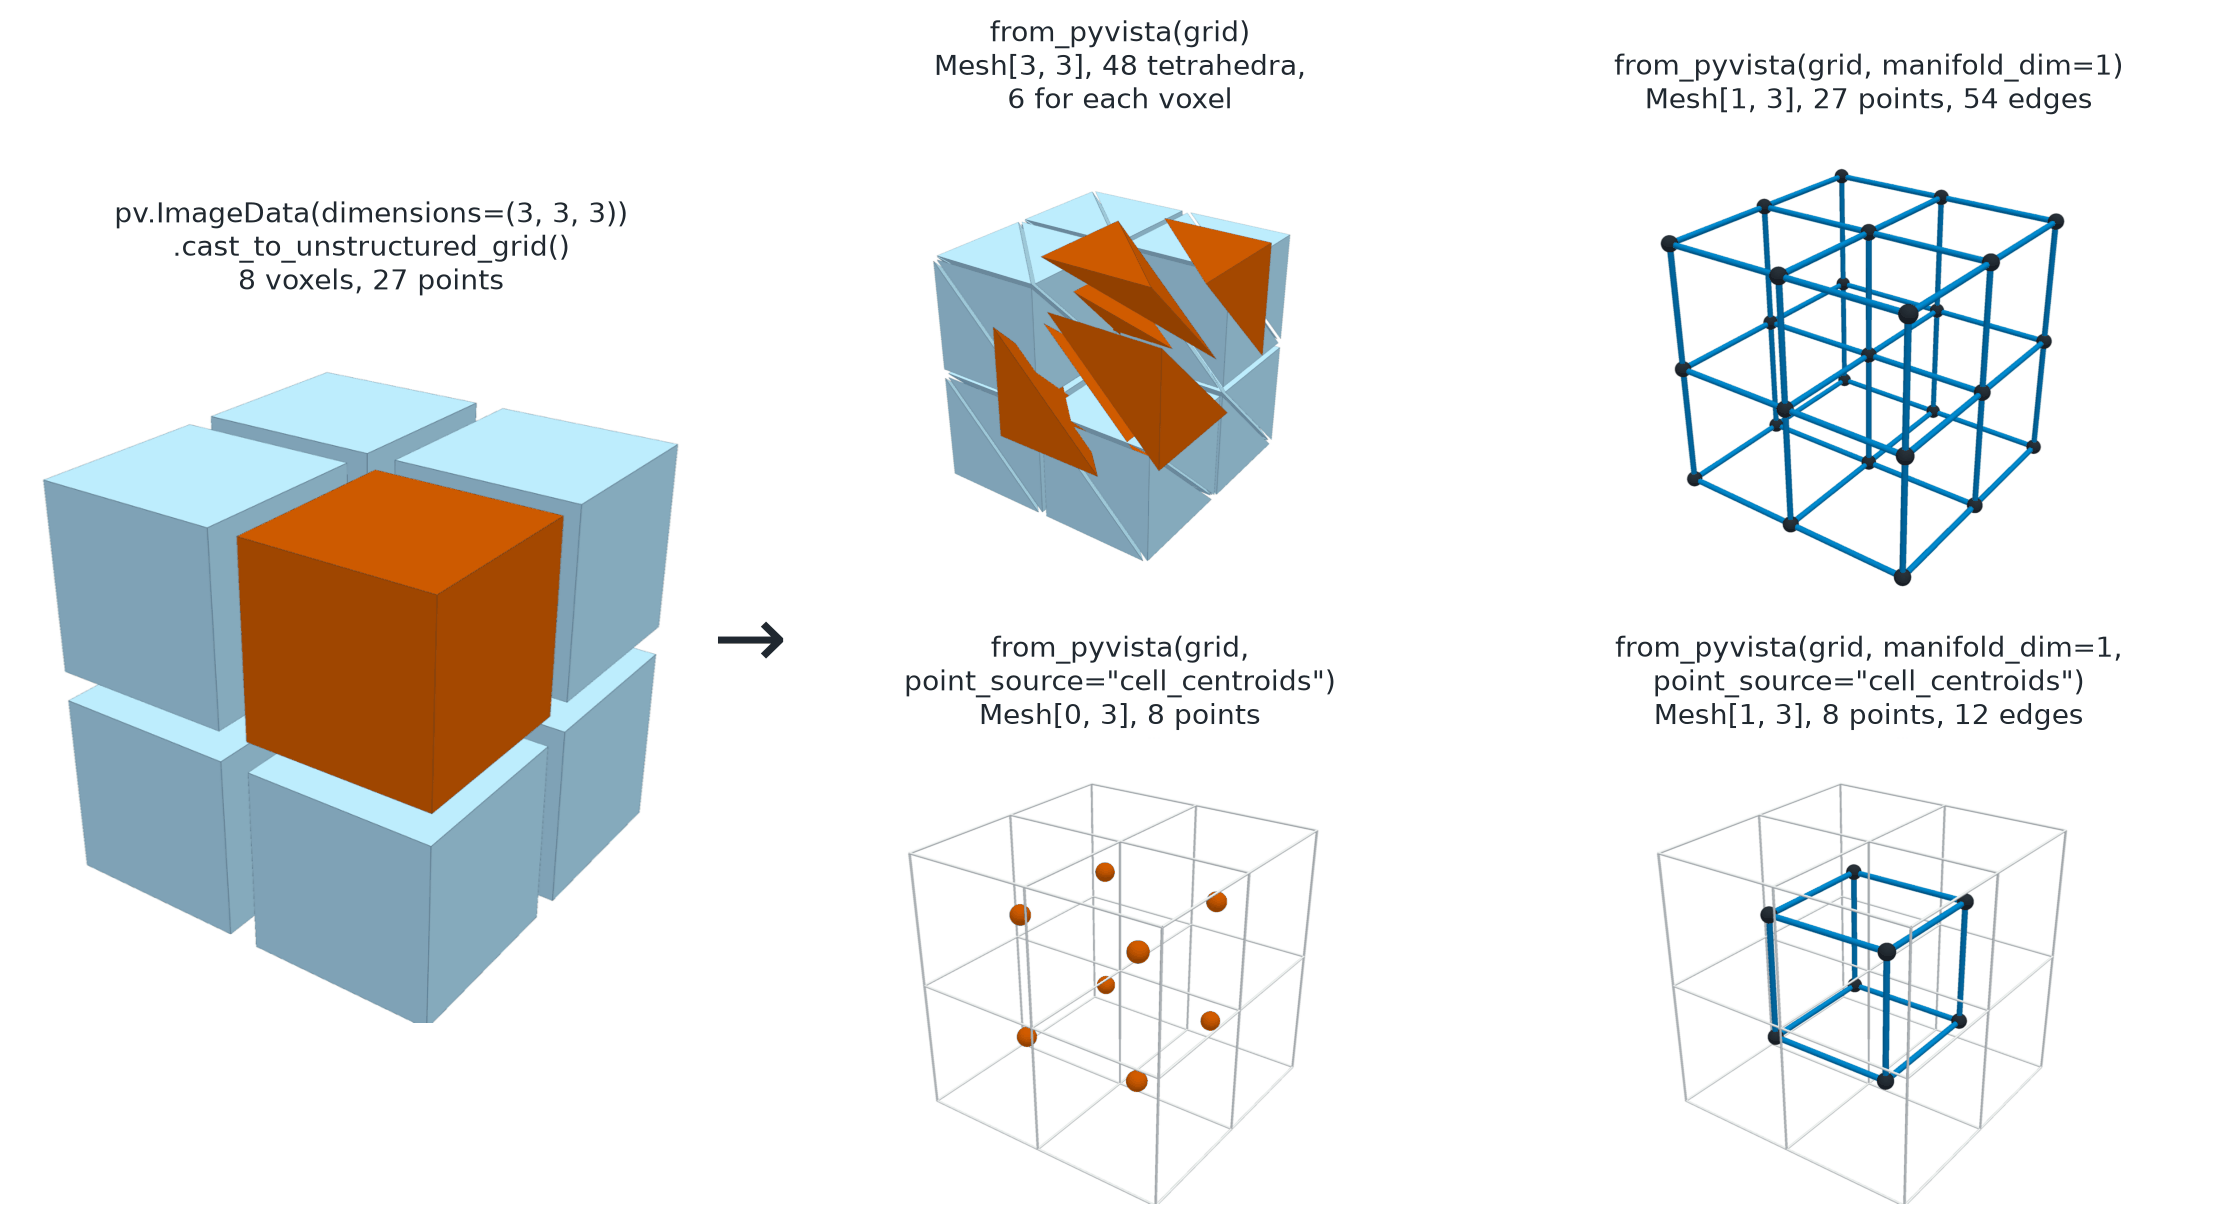

Write the Python code that produced this figure.
# SPDX-FileCopyrightText: Copyright (c) 2023 - 2026 NVIDIA CORPORATION & AFFILIATES.
# SPDX-FileCopyrightText: All rights reserved.
# SPDX-License-Identifier: Apache-2.0
#
# Licensed under the Apache License, Version 2.0 (the "License");
# you may not use this file except in compliance with the License.
# You may obtain a copy of the License at
#
# http://www.apache.org/licenses/LICENSE-2.0
#
# Unless required by applicable law or agreed to in writing, software
# distributed under the License is distributed on an "AS IS" BASIS,
# WITHOUT WARRANTIES OR CONDITIONS OF ANY KIND, either express or implied.
# See the License for the specific language governing permissions and
# limitations under the License.

"""Convert a 2 x 2 x 2 voxel grid with from_pyvista in four ways."""

from pathlib import Path

import matplotlib.pyplot as plt
import numpy as np
import pyvista as pv
import torch
from _style import (
    FAINT_EDGE,
    RESULT,
    SECOND,
    SURFACE,
    SURFACE_EDGE,
    TEXT,
    render,
    save,
    spheres,
    tubes,
)

from physicsnemo.mesh import Mesh
from physicsnemo.mesh.io import from_pyvista, to_pyvista

OUTPUT = Path(__file__).parent / "io_cells_to_simplices.png"

WINDOW = (900, 900)
ZOOM = 1.05
SOLID = {"show_edges": True, "edge_color": SURFACE_EDGE, "line_width": 1.0}


def _graph(mesh, context):
    """A graph as blue tubes and dark nodes, over the faint edges of the voxels."""

    return [
        (tubes(context, radius=0.008), {"color": FAINT_EDGE}),
        (to_pyvista(mesh).tube(radius=0.022), {"color": SECOND}),
        (spheres(mesh.points.numpy(), radius=0.06), {"color": TEXT}),
    ]


def main():
    """Generate the documentation image."""

    grid = pv.ImageData(dimensions=(3, 3, 3)).cast_to_unstructured_grid()

    tets = from_pyvista(grid)
    edges = from_pyvista(grid, manifold_dim=1)
    centroids = from_pyvista(grid, point_source="cell_centroids")
    dual = from_pyvista(grid, manifold_dim=1, point_source="cell_centroids")

    # Mark one voxel, the one nearest the camera, and the tetrahedra cut from it.
    voxel_centers = torch.from_numpy(np.asarray(grid.cell_centers().points)).float()
    marked = int(torch.argmax(voxel_centers @ torch.tensor([1.0, -1.4, 0.9])))
    lo = voxel_centers[marked] - 0.5
    inside = ((tets.cell_centroids > lo) & (tets.cell_centroids < lo + 1.0)).all(dim=1)
    voxel_mask = np.arange(grid.n_cells) == marked
    # Pull the tetrahedra of the marked voxel apart, away from its center.
    corners = tets.points[tets.cells[inside]]
    offsets = corners.mean(dim=1, keepdim=True) - voxel_centers[marked]
    exploded = Mesh(
        points=(corners + 0.9 * offsets).reshape(-1, 3),
        cells=torch.arange(corners.shape[0] * 4).reshape(-1, 4),
    )
    others = to_pyvista(tets.slice_cells(~inside)).shrink(0.92)
    shrunk_voxels = grid.shrink(0.86)
    shrunk_voxels["marked"] = voxel_mask.astype(float)
    two_colors = {"cmap": [SURFACE, RESULT], "clim": (0, 1), "show_scalar_bar": False}

    panels = [
        (
            "pv.ImageData(dimensions=(3, 3, 3))\n"
            f".cast_to_unstructured_grid()\n{grid.n_cells} voxels, {grid.n_points} points",
            [(shrunk_voxels, {"scalars": "marked", **two_colors, **SOLID})],
        ),
        (
            f"from_pyvista(grid)\nMesh[3, 3], {tets.n_cells} tetrahedra,\n"
            f"{int(inside.sum())} for each voxel",
            [
                (others, {"color": SURFACE, **SOLID}),
                (to_pyvista(exploded).shrink(0.9), {"color": RESULT, **SOLID}),
            ],
        ),
        (
            "from_pyvista(grid, manifold_dim=1)\n"
            f"Mesh[1, 3], {edges.n_points} points, {edges.n_cells} edges",
            _graph(edges, grid),
        ),
        (
            'from_pyvista(grid,\npoint_source="cell_centroids")\n'
            f"Mesh[0, 3], {centroids.n_points} points",
            [
                (tubes(grid, radius=0.008), {"color": FAINT_EDGE}),
                (spheres(centroids.points.numpy(), radius=0.075), {"color": RESULT}),
            ],
        ),
        (
            'from_pyvista(grid, manifold_dim=1,\npoint_source="cell_centroids")\n'
            f"Mesh[1, 3], {dual.n_points} points, {dual.n_cells} edges",
            _graph(dual, grid),
        ),
    ]

    figure = plt.figure(figsize=(14.0, 7.6))
    layout = figure.add_gridspec(
        2, 3, left=0.005, right=0.995, top=0.9, bottom=0.01, hspace=0.32, wspace=0.04
    )
    slots = [layout[:, 0], layout[0, 1], layout[0, 2], layout[1, 1], layout[1, 2]]
    for slot, (title, actors) in zip(slots, panels):
        axis = figure.add_subplot(slot)
        axis.imshow(render(actors, window_size=WINDOW, zoom=ZOOM))
        axis.set_axis_off()
        axis.set_title(title, fontsize=12.5)
    figure.text(0.335, 0.47, "→", fontsize=40, ha="center", va="center", color=TEXT)
    save(figure, OUTPUT)


if __name__ == "__main__":
    main()
